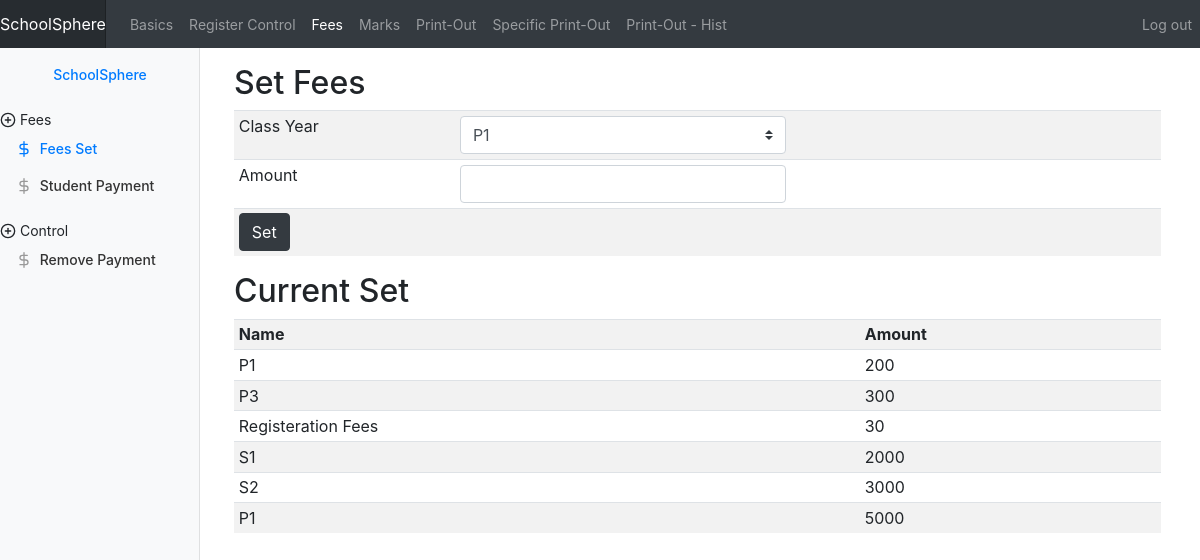
Page /FormFeesSet.php (signed in) on the committed database.
### tables this page shows
CREATE TABLE `fees_set` (
  `id` bigint(20) NOT NULL,
  `feesname` varchar(25) NOT NULL,
  `feesamount` decimal(20,2) NOT NULL,
  `feesdate` date NOT NULL,
  `acadmicyear` varchar(15) NOT NULL,
  `active` int(1) NOT NULL
);

### FormFeesSet.php (the view, shortened to what this page needs)
<?php
require_once("config.php");
require_once('sidebar.php');
$formtitle = "Set Fees";
$formname  = "AddFees.php";
?>
<!doctype html>
<html lang="en">
<head>
  <link href="css/bootstrap.min.css" rel="stylesheet">
  <link href="dashboard.css" rel="stylesheet">
</head>
<body>
  <main role="main" class="col-md-9 ml-sm-auto col-lg-10 pt-3 px-4">
    <h2><?php echo $formtitle ?></h2>
    <div class="table-responsive">
      <table class="table table-striped table-sm">
        <form action="<?php echo  $formname; ?>" method="POST">
          <tr>
            <td>Class Year</td>
            <td>
              <div class="col-md-6">
            </td>
          </tr>
          <tr>
            <td>Amount</td>
            <td>
              <div class="col-md-6">
                <input name="Amount" type="text" class="form-control">
              </div>
            </td>
          </tr>
          <tr>
            <td colspan='2'>
              <input name="Add" value="Set" class="btn btn-dark" type="submit">
        </form>
      </table>
      <h2>
        Current Set
      </h2>
      <table class="table table-striped table-sm">
        <tr>
          <td><strong>Name</strong></td>
          <td><strong>Amount</strong></td>
        </tr>
        <?php
        $SqlCommandForCFe  = "SELECT `id`, `feesname`, `feesamount`, `feesdate`, `acadmicyear`, `active` FROM `fees_set` where `active` = 1";
        $CheckIfHereInF    = mysqli_query($link, $SqlCommandForCFe);
        $row = mysqli_num_rows($CheckIfHereInF);
        if ($row > 0) {
          while ($CheckIfReturnInF   = mysqli_fetch_array($CheckIfHereInF)) {
            $feesname = $CheckIfReturnInF['feesname'];
            if (strlen($feesname) > 5)
              list($firstname, $secondname) = explode("_", $feesname);
            $feesamount = $CheckIfReturnInF['feesamount'];
            echo "<tr>";
            if (strlen($feesname) > 5)
              echo "<td>$firstname $secondname</td>";
            else
              echo "<td>$feesname</td>";
            echo "<td>".mynumberformat($feesamount, 0)."</td>";
            echo "</tr>";
          }
        }
        ?>
      </table>
    </div>
  </main>
  </div>

### dashboard.css (style rules this page uses)
body { font-size: .875rem; }

### rows in the picture
fees_set: feesname "P1", feesamount "200"
fees_set: feesname "P3", feesamount "300"
fees_set: firstname "Registeration", secondname "Fees", feesamount "30"
fees_set: feesname "S1", feesamount "2000"
fees_set: feesname "S2", feesamount "3000"
fees_set: feesname "P1", feesamount "5000"

### other values in the picture
$SYSTEM_NAME "SchoolSphere"
$formtitle "Set Fees"
